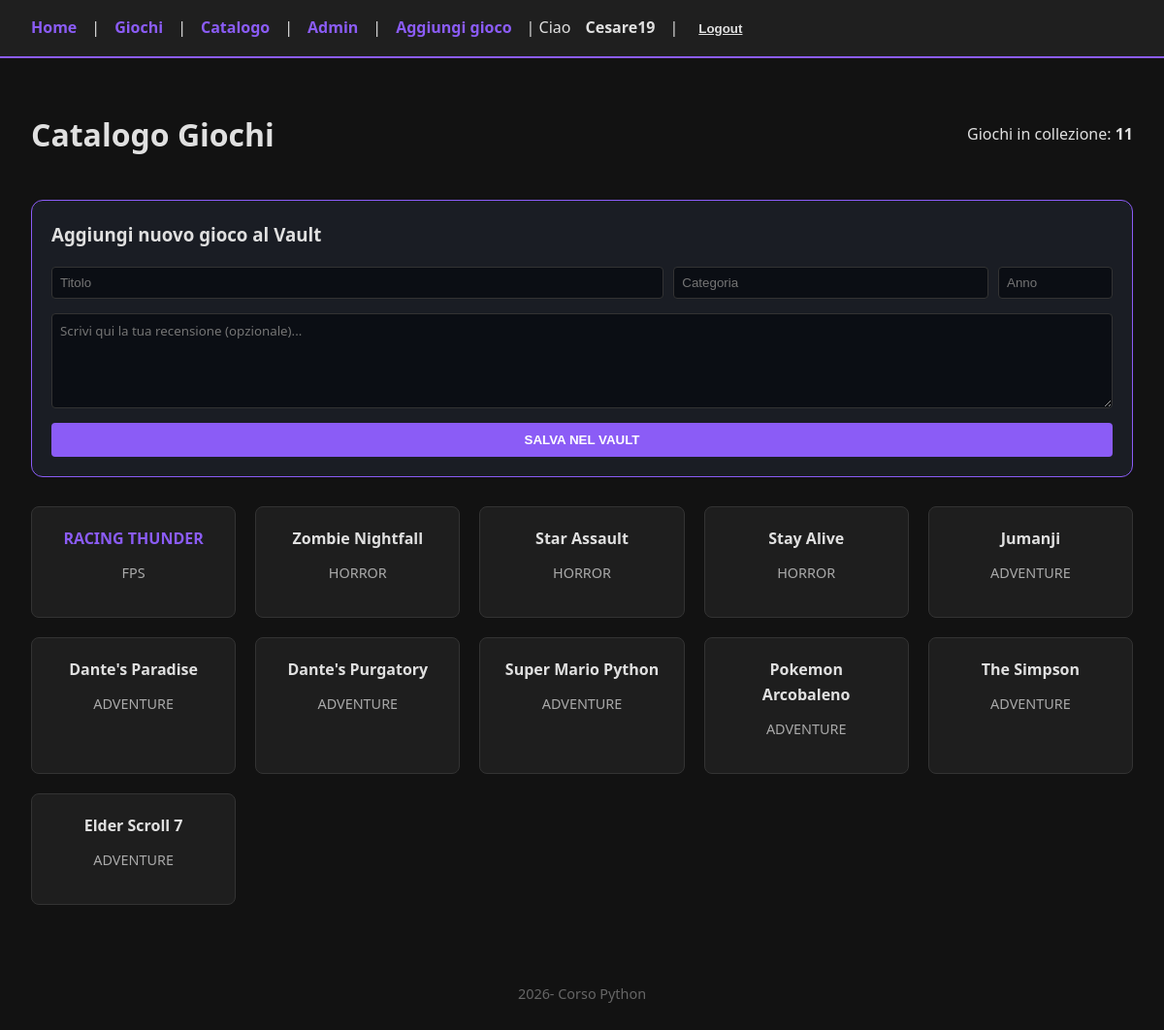
Page /catalogo/ (signed in) on the committed database.
### videoteca/models.py (models this page shows, shortened)
class Gioco(models.Model):
    titolo = models.CharField(max_length=200)
    categoria = models.CharField(max_length=100)
    anno = models.IntegerField()
    genere = models.CharField(max_length=100, null=True, blank=True)
    recensione = models.TextField(blank=True, null=True)

### videoteca/views.py (the view)
# urls.py: path('catalogo/', views.catalogo, name='catalogo'),
def catalogo(request):
    giochi_db = Gioco.objects.all()
    return render(request, 'videoteca/catalogo.html', {
        'giochi': giochi_db,
        'totalegiochi': giochi_db.count()
    })

### videoteca/templates/videoteca/catalogo.html (shortened to what this page needs)
{% extends 'base.html' %}
{% block content %}
<div style="display: flex; justify-content: space-between; align-items: center; margin-bottom: 20px">
    <h1>Catalogo Giochi</h1>
    <p>Giochi in collezione: <strong>{{ totalegiochi }}</strong></p>
</div>
{% if user.is_authenticated %}
<div style="background: #1a1d24; padding: 20px; border-radius: 12px; border: 1px solid #8b5cf6; margin-bottom: 30px;">
    <h3 style="margin-top:0">Aggiungi nuovo gioco al Vault</h3>
    <form method="POST" action="{% url 'aggiungi' %}" style="display: grid; gap: 15px;">
        <div style="display: flex; gap: 10px; flex-wrap: wrap;">
            <input type="text" name="titolo" placeholder="Titolo" required style="padding: 8px; border-radius: 4px; border: 1px solid #333; background: #0b0e14; color: white; flex: 2;">
            <input type="text" name="categoria" placeholder="Categoria" required style="padding: 8px; border-radius: 4px; border: 1px solid #333; background: #0b0e14; color: white; flex: 1;">
            <input type="number" name="anno" placeholder="Anno" required style="padding: 8px; border-radius: 4px; border: 1px solid #333; background: #0b0e14; color: white; width: 100px;">
        </div>
        <textarea name="recensione" placeholder="Scrivi qui la tua recensione (opzionale)..." style="padding: 8px; border-radius: 4px; border: 1px solid #333; background: #0b0e14; color: white; min-height: 80px; font-family: inherit;"></textarea>
        <button type="submit" class="btn" style="background: #8b5cf6; color: white; border: none; padding: 10px; border-radius: 4px; cursor: pointer; font-weight: bold;">SALVA NEL VAULT</button>
    </form>
</div>
{% endif %}
<ul class="game-grid">
    {% for gioco in giochi %}
        <li class="game-card" style="cursor: pointer"
            onclick="showDetails('{{ gioco.id }}', '{{ gioco.titolo|escapejs }}', '{{ gioco.categoria|escapejs }}', '{{ gioco.recensione|escapejs }}')">
            {% if gioco.categoria == 'FPS' %}
                <strong style="color: #8b5cf6;">{{ gioco.titolo|upper }}</strong>
            {% else %}
                <strong>{{ gioco.titolo }}</strong>
            {% endif %}
            <p style="font-size: 0.9rem; color: #aaa; margin-top: 10px;">
                {{ gioco.categoria }}
            </p>
        </li>
    {% empty %}
        <p>Il vault è vuoto. Inizia ad aggiungere qualche gioco!</p>
    {% endfor %}
</ul>
{% endblock %}

### videoteca/templates/base.html (shortened to what this page needs)
<!DOCTYPE html>
{% load static %}
<html>
<head>
<link rel="stylesheet" href="{% static 'css/base.css' %}">
</head>
<body>
<nav>
    <a href="{% url 'home' %}">Home</a> |
    <a href="{% url 'lista' %}">Giochi</a> |
    <a href="{% url 'catalogo' %}">Catalogo</a> |
    <a href="/admin/">Admin</a> |
    <a href="{% url 'aggiungi' %}">Aggiungi gioco</a> |
    {% if user.is_authenticated %}
        Ciao <strong>{{ user.username }}</strong> |
        <form method="post" action="{% url 'logout' %}" style="display: inline;">
            <button type="submit" style="background: none; border: none; color: inherit; text-decoration: underline; cursor: pointer;">Logout</button>
        </form>
    {% else %}
        <a href="{% url 'login' %}">Login</a>
    {% endif %}
</nav>
<div class= 'main-container'>
    {% block content %}{% endblock %}
</div>
<footer>2026- Corso Python</footer>
</body>
</html>

### static/css/base.css (style rules this page uses)
body { background-color: #121212; color: #e0e0e0; font-family: 'Segoe UI', Arial, sans-serif; line-height: 1.6; margin: 0; padding: 0; }
nav { background-color: #1f1f1f; padding: 1rem 2rem; border-bottom: 2px solid #8b5cf6; display: flex; align-items: center; gap: 15px; }
nav a, nav button { color: #8b5cf6; text-decoration: none; font-weight: bold; transition: 0.3s; }
.main-container { padding: 2rem; max-width: 1200px; margin: 0 auto; }
.game-grid { display: grid; grid-template-columns: repeat(auto-fill, minmax(200px, 1fr)); gap: 20px; padding: 0; list-style: none; }
.game-card { background: #1e1e1e; border-radius: 8px; padding: 20px; border: 1px solid #333; text-align: center; transition: transform 0.2s; }
footer { text-align: center; padding: 2rem; color: #666; font-size: 0.9rem; }

### rows in the picture
Gioco: titolo "RACING THUNDER", categoria "FPS"
Gioco: titolo "Zombie Nightfall", categoria "HORROR"
Gioco: titolo "Star Assault", categoria "HORROR"
Gioco: titolo "Stay Alive", categoria "HORROR"
Gioco: titolo "Jumanji", categoria "ADVENTURE"
Gioco: titolo "Dante's Paradise", categoria "ADVENTURE"
Gioco: titolo "Dante's Purgatory", categoria "ADVENTURE"
Gioco: titolo "Super Mario Python", categoria "ADVENTURE"
Gioco: titolo "Pokemon Arcobaleno", categoria "ADVENTURE"
Gioco: titolo "The Simpson", categoria "ADVENTURE"
Gioco: titolo "Elder Scroll 7", categoria "ADVENTURE"

### other values in the picture
{{ user.username }} "Cesare19"
{{ totalegiochi }} "11"
